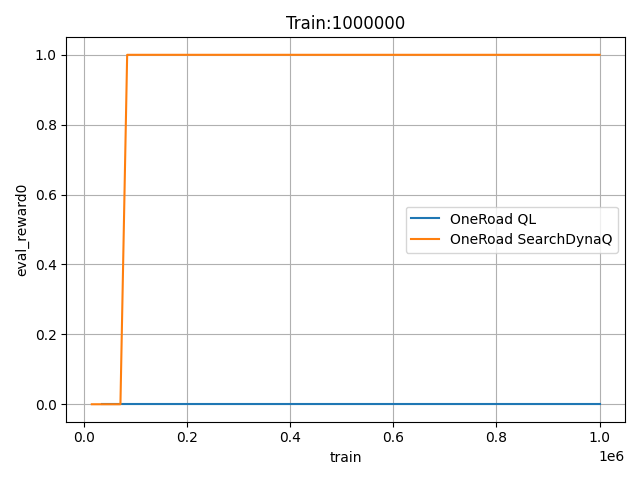

The Python source for this figure:
import os

import numpy as np

import srl
from srl.algorithms import ql, search_dynaq

base_dir = os.path.dirname(__file__)
TRAIN_COUNT = 1_000_000
ENV_PRE = "OneRoad"


def _train(name, rl_config):
    runner = srl.Runner("OneRoad-hard", rl_config)
    runner.set_history_on_file(
        os.path.join(base_dir, f"_{ENV_PRE}_{name}"),
        enable_eval=True,
        eval_episode=100,
    )
    runner.train(max_train_count=TRAIN_COUNT)
    rewards = runner.evaluate(max_episodes=1000)
    print(f"{np.mean(rewards)} >= 0.9")


def main_ql():
    _train("QL", ql.Config())


def main_search_dynaq():
    _train("SearchDynaQ", search_dynaq.Config())


def compare():
    histories = srl.Runner.load_histories(
        [
            os.path.join(base_dir, f"_{ENV_PRE}_QL"),
            os.path.join(base_dir, f"_{ENV_PRE}_SearchDynaQ"),
        ]
    )
    histories.plot("train", "eval_reward0", title=f"Train:{TRAIN_COUNT}")
    histories.plot("time", "eval_reward0", title=f"Train:{TRAIN_COUNT}")


if __name__ == "__main__":
    main_ql()
    main_search_dynaq()
    compare()
